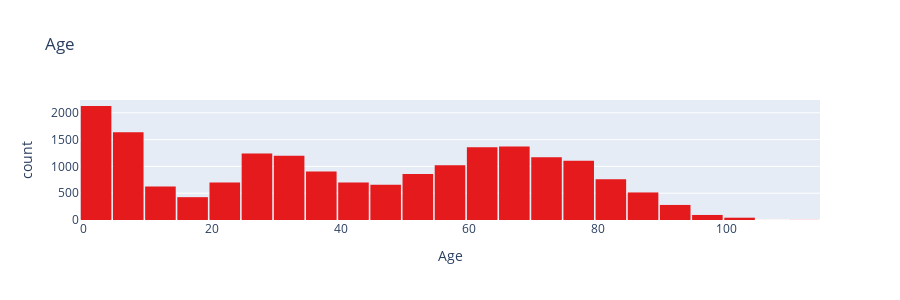

The code cell stored with this chart in its notebook:
### Markdown cell above
## Age

### Code cell
fig = px.histogram(
    df,
    x="Age",
    nbins=30,
    title="Age",
    color_discrete_sequence=px.colors.qualitative.Set1
)

fig.update_layout(
    bargap=0.05,  # optional: small gap between bars
    height=300
)

fig.show()

### Figure 1 — Plotly figure (JSON) as saved in the notebook; plotly's stock layout.template omitted (floating-point values rounded to 4 significant figures; data arrays with more than 128 entries replaced by an {"elided": "..."} marker saying what was removed)
{"data": [{"alignmentgroup": "True", "bingroup": "x", "hovertemplate": "Age=%{x}<br>count=%{y}<extra></extra>", "legendgroup": "", "marker": {"color": "rgb(228,26,28)", "pattern": {"shape": ""}}, "name": "", "nbinsx": 30, "offsetgroup": "", "orientation": "v", "showlegend": false, "type": "histogram", "x": {"elided": "18802 int values"}, "xaxis": "x", "yaxis": "y"}], "layout": {"bargap": 0.05, "barmode": "relative", "height": 300, "legend": {"tracegroupgap": 0}, "title": {"text": "Age"}, "xaxis": {"anchor": "y", "domain": [0, 1], "title": {"text": "Age"}}, "yaxis": {"anchor": "x", "domain": [0, 1], "title": {"text": "count"}}}}
